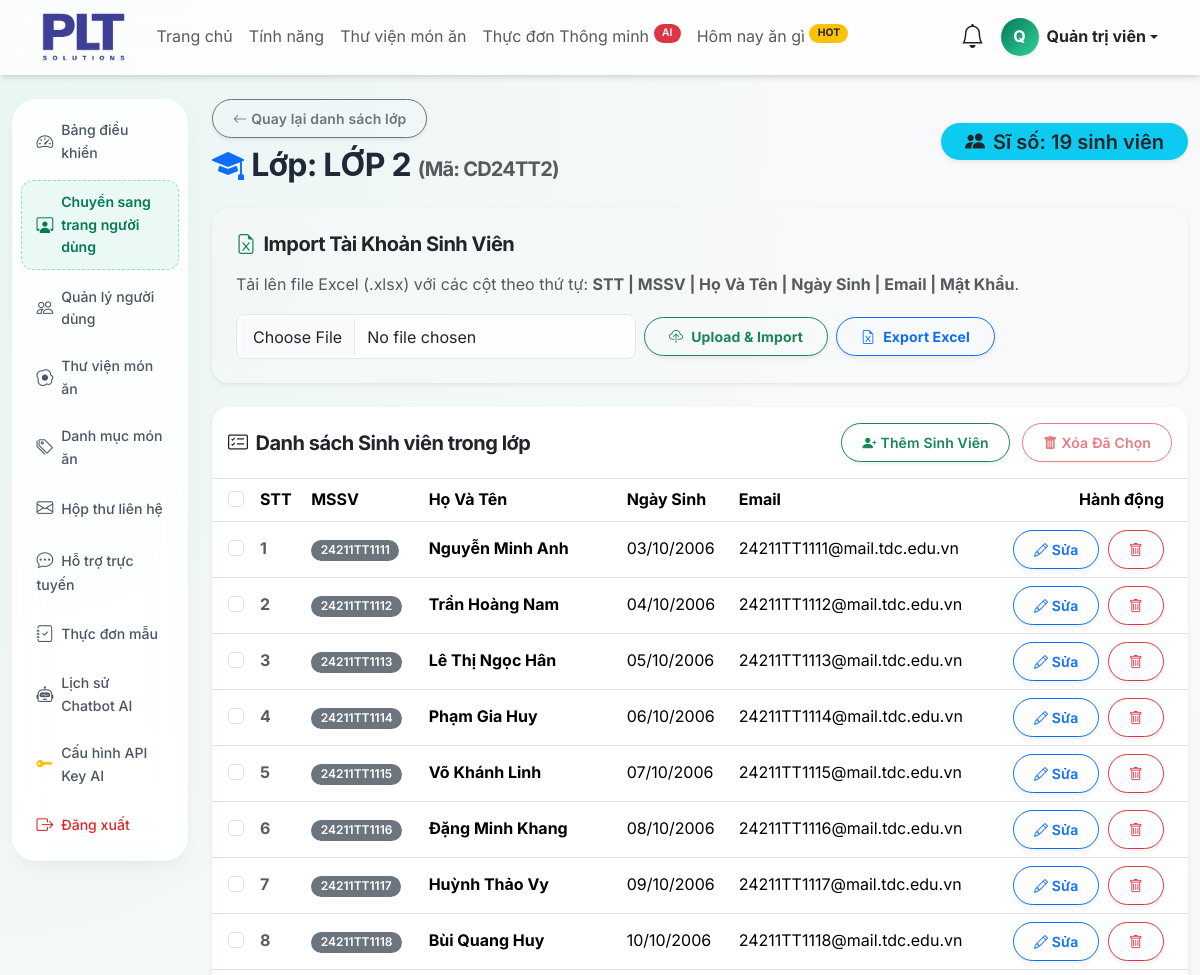
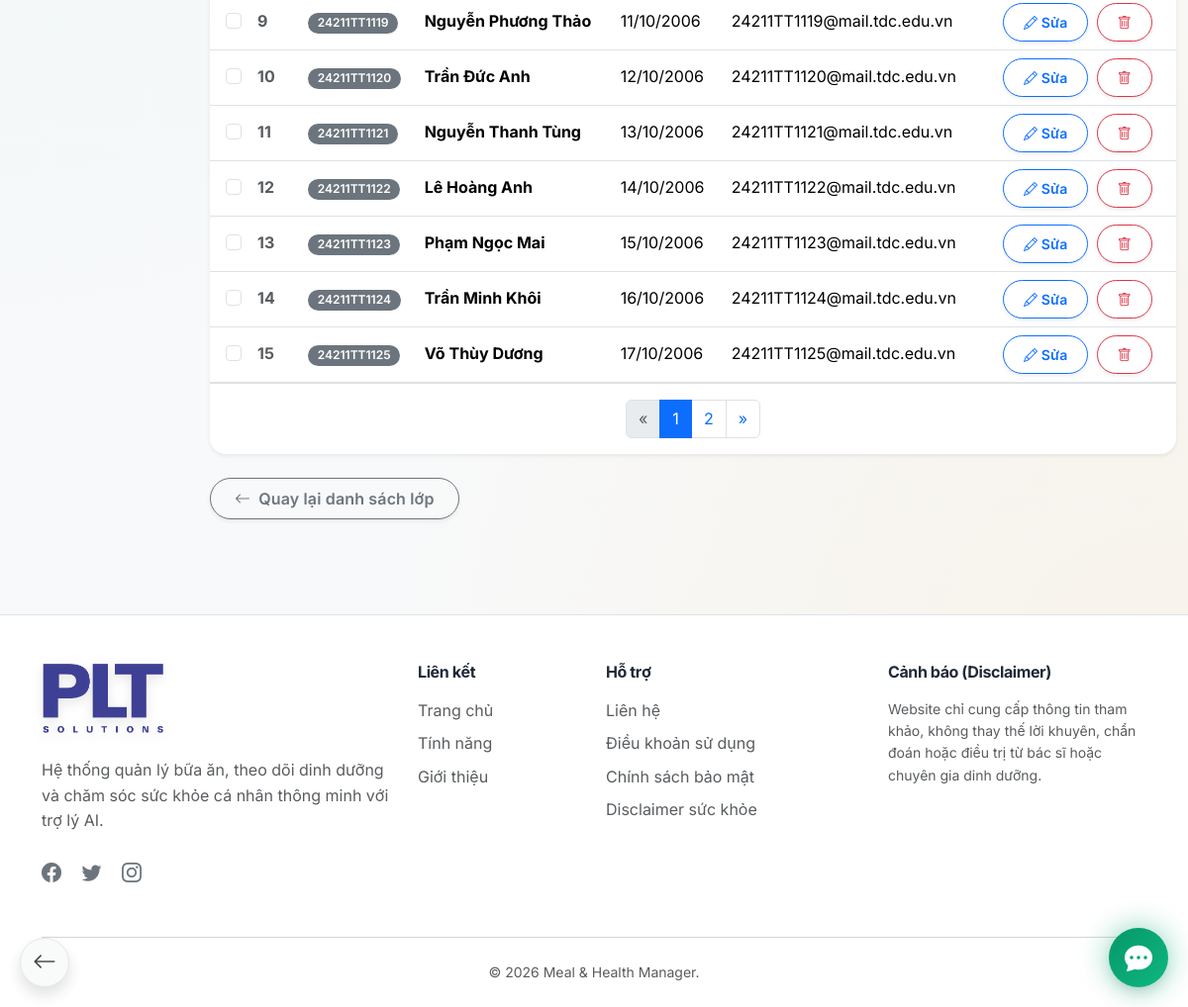
The app's page /admin/class-detail.php?id=3 (signed in) with its own data (2 pictures, top to bottom).
### tables this page shows
CREATE TABLE IF NOT EXISTS `classes` (
  `id` bigint UNSIGNED NOT NULL AUTO_INCREMENT,
  `class_code` varchar(50) NOT NULL,
  `class_name` varchar(150) NOT NULL,
  `stt` int UNSIGNED DEFAULT '0',
  `created_at` timestamp NOT NULL DEFAULT CURRENT_TIMESTAMP,
  `updated_at` timestamp NOT NULL DEFAULT CURRENT_TIMESTAMP ON UPDATE CURRENT_TIMESTAMP,
  PRIMARY KEY (`id`),
  UNIQUE KEY `uk_classes_code` (`class_code`)
);

CREATE TABLE IF NOT EXISTS `users` (
  `id` bigint UNSIGNED NOT NULL AUTO_INCREMENT,
  `full_name` varchar(150) NOT NULL,
  `email` varchar(190) NOT NULL,
  `password` varchar(255) NOT NULL,
  `avatar` varchar(255) DEFAULT NULL,
  `mssv` varchar(50) DEFAULT NULL,
  `birth_date` date DEFAULT NULL,
  `class_id` bigint UNSIGNED DEFAULT NULL,
  `stt` int UNSIGNED DEFAULT '0',
  `role` enum('user','admin') NOT NULL DEFAULT 'user',
  `status` enum('active','inactive','locked') NOT NULL DEFAULT 'active',
  `email_verified_at` datetime DEFAULT NULL,
  `last_login_at` datetime DEFAULT NULL,
  `created_at` timestamp NOT NULL DEFAULT CURRENT_TIMESTAMP,
  `updated_at` timestamp NOT NULL DEFAULT CURRENT_TIMESTAMP ON UPDATE CURRENT_TIMESTAMP,
  PRIMARY KEY (`id`),
  UNIQUE KEY `email` (`email`),
  UNIQUE KEY `uk_users_mssv` (`mssv`),
  KEY `idx_users_role` (`role`),
  KEY `idx_users_status` (`status`),
  KEY `idx_users_created_at` (`created_at`),
  KEY `fk_users_class` (`class_id`)
);

### admin/class-detail.php (the view, shortened to what this page needs)
<?php
$db = new Database();
$conn = $db->getConnection();
$class_id = isset($_GET['id']) ? (int)$_GET['id'] : 0;
$stmt = $conn->prepare("SELECT * FROM classes WHERE id = :id");
$stmt->execute([':id' => $class_id]);
$class = $stmt->fetch(PDO::FETCH_ASSOC);
$limit = 15;
$page = isset($_GET['page']) ? max(1, (int)$_GET['page']) : 1;
$offset = ($page - 1) * $limit;
$stmt_count = $conn->prepare("SELECT COUNT(*) FROM users WHERE class_id = :class_id");
$stmt_count->execute([':class_id' => $class_id]);
$total_students = $stmt_count->fetchColumn();
$total_pages = ceil($total_students / $limit);
$stmt = $conn->prepare("SELECT * FROM users WHERE class_id = :class_id ORDER BY stt ASC, id DESC LIMIT :limit OFFSET :offset");
$stmt->bindValue(':class_id', $class_id, PDO::PARAM_INT);
$stmt->bindValue(':limit', $limit, PDO::PARAM_INT);
$stmt->bindValue(':offset', $offset, PDO::PARAM_INT);
$stmt->execute();
$students = $stmt->fetchAll(PDO::FETCH_ASSOC);
require_once '../includes/header.php';
?>
<div class="container-fluid py-4">
    <div class="row">
        <div class="col-md-2">
            <?php require_once 'includes/sidebar.php'; ?>
        </div>
        <div class="col-md-10">
            <div class="d-flex justify-content-between align-items-center mb-4">
                <div>
                    <a href="classes.php" class="btn btn-sm btn-outline-secondary mb-2 rounded-pill shadow-sm">
                        <i class="bi bi-arrow-left me-1"></i>Quay lại danh sách lớp
                    </a>
                    <h2 class="fw-bold mb-0">
                        <i class="bi bi-mortarboard-fill text-primary me-2"></i>Lớp: <?= htmlspecialchars($class['class_name']) ?>
                        <span class="fs-5 text-muted">(Mã: <?= htmlspecialchars($class['class_code']) ?>)</span>
                    </h2>
                </div>
                <div class="text-end">
                    <div class="badge bg-info text-dark fs-5 rounded-pill shadow-sm px-4 py-2">
                        <i class="bi bi-people-fill me-2"></i>Sĩ số: <?= $total_students ?> sinh viên
                    </div>
                </div>
            </div>
            <div class="card glass-card border-0 shadow-sm rounded-4 mb-4 bg-light bg-opacity-50">
                <div class="card-body p-4">
                    <h5 class="fw-bold mb-3"><i class="bi bi-file-earmark-excel text-success me-2"></i>Import Tài Khoản Sinh Viên</h5>
                    <p class="text-muted mb-3">Tải lên file Excel (.xlsx) với các cột theo thứ tự: <strong>STT | MSSV | Họ Và Tên | Ngày Sinh | Email | Mật Khẩu</strong>.</p>
                    <form method="post" enctype="multipart/form-data" class="d-flex align-items-center flex-wrap gap-2">
                        <input class="form-control" type="file" name="excel_file" accept=".xlsx" required style="max-width: 400px;">
                        <button type="submit" class="btn btn-sm btn-outline-success fw-bold rounded-pill px-4 shadow-sm">
                            <i class="bi bi-cloud-upload me-2"></i>Upload & Import
                        </button>
                        <a href="?id=<?= $class_id ?>&action=export" class="btn btn-sm btn-outline-primary fw-bold rounded-pill px-4 shadow-sm">
                            <i class="bi bi-file-earmark-excel me-2"></i>Export Excel
                        </a>
                    </form>
                </div>
            </div>
            <div class="card glass-card border-0 shadow-sm rounded-4 overflow-hidden mb-4">
                <div class="card-header bg-transparent border-bottom py-3 d-flex justify-content-between align-items-center">
                        <h5 class="mb-0 fw-bold"><i class="bi bi-card-checklist me-2"></i>Danh sách Sinh viên trong lớp</h5>
                        <div>
                            <button type="button" id="btnAddStudent" class="btn btn-sm btn-outline-success rounded-pill shadow-sm me-2" data-bs-toggle="modal" data-bs-target="#addStudentModal">
                                <i class="bi bi-person-plus-fill me-1"></i>Thêm Sinh Viên
                            </button>
                            <button type="submit" form="bulkDeleteForm" class="btn btn-sm btn-outline-danger rounded-pill shadow-sm" id="btnBulkDelete" disabled onclick="return confirm('Bạn có chắc chắn muốn xóa những sinh viên đã chọn?');">
                                <i class="bi bi-trash-fill me-1"></i>Xóa Đã Chọn
                            </button>
                        </div>
                    </div>
                <div class="card-body p-0 table-responsive">
                    <table class="table table-hover align-middle mb-0 text-nowrap">
                        <thead style="background: rgba(243, 244, 246, 0.7);">
                            <tr>
                                <th scope="col" class="ps-3" style="width: 40px;">
                                    <input class="form-check-input" type="checkbox" id="selectAll">
                                </th>
                                <th scope="col">STT</th>
                                <th scope="col">MSSV</th>
                                <th scope="col">Họ Và Tên</th>
                                <th scope="col">Ngày Sinh</th>
                                <th scope="col">Email</th>
                                <th scope="col" class="text-end pe-4">Hành động</th>
                            </tr>
                        </thead>
                        <tbody>
                            <?php if (empty($students)): ?>
                                <tr>
                                    <td colspan="7" class="text-center py-5 text-muted">
                                        <i class="bi bi-person-x fs-1 d-block mb-3"></i>
                                        Lớp học này chưa có sinh viên nào.
                                    </td>
                                </tr>
                            <?php else: ?>
                                <?php foreach ($students as $student): ?>
                                    <tr>
                                        <td class="ps-3">
                                            <input form="bulkDeleteForm" class="form-check-input student-checkbox" type="checkbox" name="student_ids[]" value="<?= $student['id'] ?>">
                                        </td>
                                        <td class="fw-bold text-muted"><?= htmlspecialchars($student['stt'] ?? '-') ?></td>
                                        <td><span class="badge bg-secondary"><?= htmlspecialchars($student['mssv'] ?? '-') ?></span></td>
                                        <td class="fw-bold"><?= htmlspecialchars($student['full_name']) ?></td>
                                        <td><?= $student['birth_date'] ? date('d/m/Y', strtotime($student['birth_date'])) : '-' ?></td>
                                        <td><?= htmlspecialchars($student['email']) ?></td>
                                        <td class="text-end pe-4">
                                            <a href="student-edit.php?id=<?= $student['id'] ?>" class="btn btn-sm btn-outline-primary rounded-pill shadow-sm me-1">
                                                <i class="bi bi-pencil"></i> Sửa
                                            </a>
                                            <form method="post" class="d-inline" onsubmit="return confirm('Xóa sinh viên này khỏi hệ thống?');">
                                                <button type="submit" class="btn btn-sm btn-outline-danger rounded-pill shadow-sm">
                                                    <i class="bi bi-trash"></i>
                                                </button>
                                            </form>
                                        </td>
                                    </tr>
                                <?php endforeach; ?>
                            <?php endif; ?>
                        </tbody>
                    </table>
                </div>
                <?php if ($total_pages > 1): ?>
                <div class="card-footer bg-transparent border-top py-3 d-flex justify-content-center">
                    <nav aria-label="Page navigation">
                        <ul class="pagination mb-0">
                            <li class="page-item <?= ($page <= 1) ? 'disabled' : '' ?>">
                                <a class="page-link" href="?id=<?= $class_id ?>&page=<?= $page - 1 ?>" aria-label="Previous">
                                    <span aria-hidden="true">&laquo;</span>
                                </a>
                            </li>
                            <?php for ($p = 1; $p <= $total_pages; $p++): ?>
                                <li class="page-item <?= ($p == $page) ? 'active' : '' ?>">
                                    <a class="page-link" href="?id=<?= $class_id ?>&page=<?= $p ?>"><?= $p ?></a>
                                </li>
                            <?php endfor; ?>
                            <li class="page-item <?= ($page >= $total_pages) ? 'disabled' : '' ?>">
                                <a class="page-link" href="?id=<?= $class_id ?>&page=<?= $page + 1 ?>" aria-label="Next">
                                    <span aria-hidden="true">&raquo;</span>
                                </a>
                            </li>
                        </ul>
                    </nav>
                </div>
                <?php endif; ?>
            </div>
            <div class="mt-4 mb-4">
                <a href="classes.php" class="btn btn-outline-secondary rounded-pill px-4 shadow-sm">
                    <i class="bi bi-arrow-left me-2"></i>Quay lại danh sách lớp
                </a>
            </div>
        </div>
    </div>
</div>
<?php require_once '../includes/footer.php'; ?>

### records on screen
classes: class_name "LỚP 2", class_code "CD24TT2"
users: stt "1", mssv "24211TT1111", full_name "Nguyễn Minh Anh", birth_date "03/10/2006", email "24211TT1111@mail.tdc.edu.vn"
users: stt "2", mssv "24211TT1112", full_name "Trần Hoàng Nam", birth_date "04/10/2006", email "24211TT1112@mail.tdc.edu.vn"
users: stt "3", mssv "24211TT1113", full_name "Lê Thị Ngọc Hân", birth_date "05/10/2006", email "24211TT1113@mail.tdc.edu.vn"
users: stt "4", mssv "24211TT1114", full_name "Phạm Gia Huy", birth_date "06/10/2006", email "24211TT1114@mail.tdc.edu.vn"
users: stt "5", mssv "24211TT1115", full_name "Võ Khánh Linh", birth_date "07/10/2006", email "24211TT1115@mail.tdc.edu.vn"
users: stt "6", mssv "24211TT1116", full_name "Đặng Minh Khang", birth_date "08/10/2006", email "24211TT1116@mail.tdc.edu.vn"
users: stt "7", mssv "24211TT1117", full_name "Huỳnh Thảo Vy", birth_date "09/10/2006", email "24211TT1117@mail.tdc.edu.vn"
users: stt "8", mssv "24211TT1118", full_name "Bùi Quang Huy", birth_date "10/10/2006", email "24211TT1118@mail.tdc.edu.vn"
users: stt "9", mssv "24211TT1119", full_name "Nguyễn Phương Thảo", birth_date "11/10/2006", email "24211TT1119@mail.tdc.edu.vn"
users: stt "10", mssv "24211TT1120", full_name "Trần Đức Anh", birth_date "12/10/2006", email "24211TT1120@mail.tdc.edu.vn"
users: stt "11", mssv "24211TT1121", full_name "Nguyễn Thanh Tùng", birth_date "13/10/2006", email "24211TT1121@mail.tdc.edu.vn"
users: stt "12", mssv "24211TT1122", full_name "Lê Hoàng Anh", birth_date "14/10/2006", email "24211TT1122@mail.tdc.edu.vn"
users: stt "13", mssv "24211TT1123", full_name "Phạm Ngọc Mai", birth_date "15/10/2006", email "24211TT1123@mail.tdc.edu.vn"
users: stt "14", mssv "24211TT1124", full_name "Trần Minh Khôi", birth_date "16/10/2006", email "24211TT1124@mail.tdc.edu.vn"
users: stt "15", mssv "24211TT1125", full_name "Võ Thùy Dương", birth_date "17/10/2006", email "24211TT1125@mail.tdc.edu.vn"

### other values on screen
substr($_SESSION['full_name'] ?? 'U', 0, 1) "Q"
$_SESSION['full_name'] "Quản trị viên"
$total_students "19"
APP_NAME "Meal & Health Manager"
